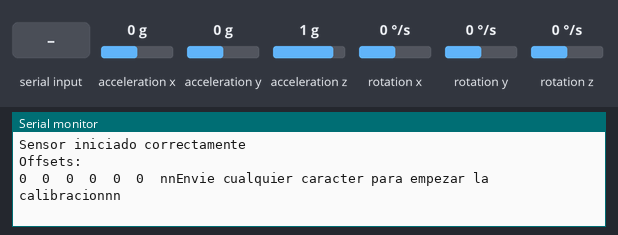
A sketch run on a simulated Arduino Uno, built with avr-gcc and run on an emulated ATmega328P. Parts: the last lines printed to the serial monitor. The test bench sets the inputs (shaded band); at power-on: acceleration x 0 g, acceleration y 0 g, acceleration z 1 g, rotation x 0 °/s, rotation y 0 °/s, rotation z 0 °/s.

Above: at 0.9 s.
1.0 s: "d" received over Serial
At 1.26 s:
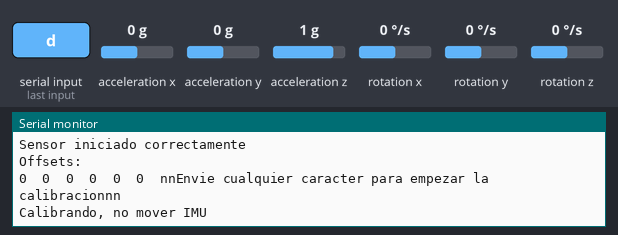
2.9 s: acceleration x set to -1.4 g
At 3.24 s:
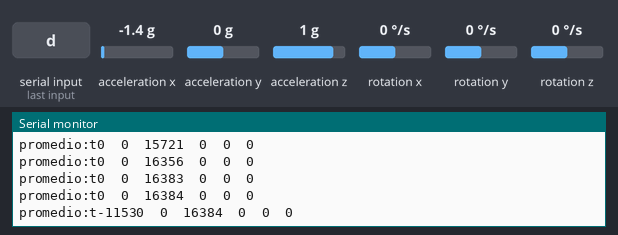
4.4 s: acceleration y set to -1.4 g
At 4.43 s:
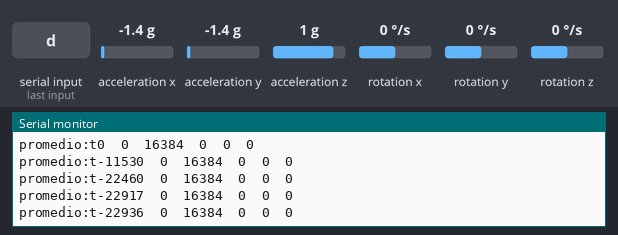
5.9 s: acceleration z set to -1.4 g
At 6.02 s:
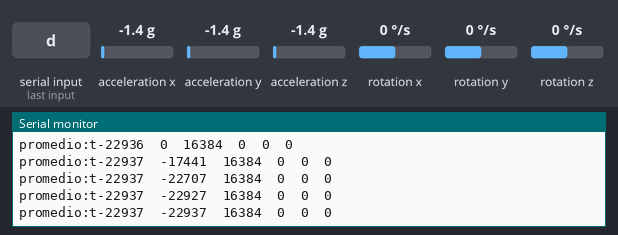
7.4 s: rotation x set to -192 °/s
At 7.61 s:
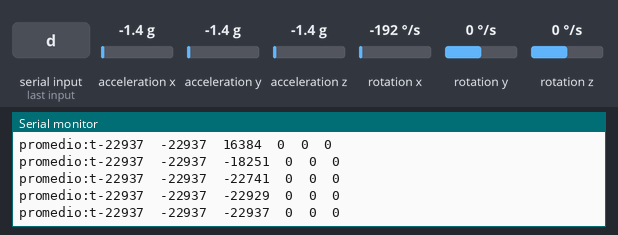
8.9 s: rotation y set to -192 °/s
At 9.2 s:
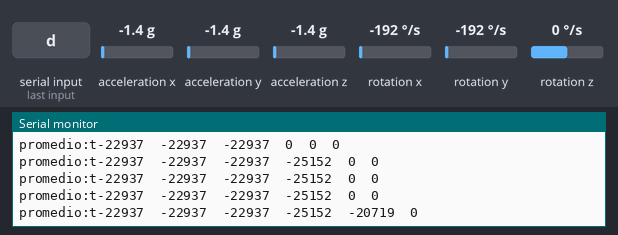
Timing chart, 0 to 11.4 s (numbered marks = the images above; inputs shaded):
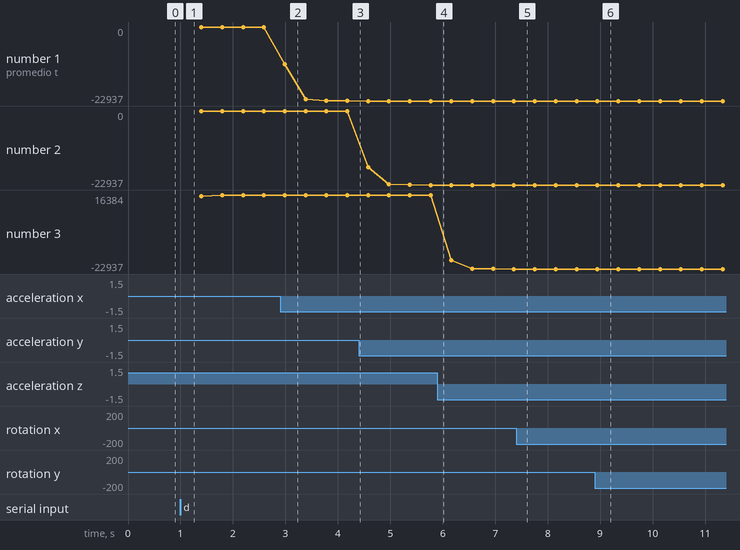

The sketch:

calibracion_mpu.ino
```cpp
// Librerias I2C para controlar el mpu6050
// la libreria MPU6050.h necesita I2Cdev.h, I2Cdev.h necesita Wire.h
#include "I2Cdev.h"
#include "MPU6050.h"
#include "Wire.h"

// La dirección del MPU6050 puede ser 0x68 o 0x69, dependiendo
// del estado de AD0. Si no se especifica, 0x68 estará implicito
MPU6050 sensor;

// Valores RAW (sin procesar) del acelerometro y giroscopio en los ejes x,y,z
int ax, ay, az;
int gx, gy, gz;

//Variables usadas por el filtro pasa bajos
long f_ax,f_ay, f_az;
int p_ax, p_ay, p_az;
long f_gx,f_gy, f_gz;
int p_gx, p_gy, p_gz;
int counter=0;

//Valor de los offsets
int ax_o,ay_o,az_o;
int gx_o,gy_o,gz_o;

void setup() {
  Serial.begin(57600);   //Iniciando puerto serial
  Wire.begin();           //Iniciando I2C
  sensor.initialize();    //Iniciando el sensor

  if (sensor.testConnection()) Serial.println("Sensor iniciado correctamente");

  // Leer los offset los offsets anteriores
  ax_o=sensor.getXAccelOffset();
  ay_o=sensor.getYAccelOffset();
  az_o=sensor.getZAccelOffset();
  gx_o=sensor.getXGyroOffset();
  gy_o=sensor.getYGyroOffset();
  gz_o=sensor.getZGyroOffset();

  Serial.println("Offsets:");
  Serial.print(ax_o); Serial.print("\t");
  Serial.print(ay_o); Serial.print("\t");
  Serial.print(az_o); Serial.print("\t");
  Serial.print(gx_o); Serial.print("\t");
  Serial.print(gy_o); Serial.print("\t");
  Serial.print(gz_o); Serial.print("\t");
  Serial.println("nnEnvie cualquier caracter para empezar la calibracionnn");
  // Espera un caracter para empezar a calibrar
  while (true){if (Serial.available()) break;}
  Serial.println("Calibrando, no mover IMU");

}

void loop() {
  // Leer las aceleraciones y velocidades angulares
  sensor.getAcceleration(&ax, &ay, &az);
  sensor.getRotation(&gx, &gy, &gz);

  // Filtrar las lecturas
  f_ax = f_ax-(f_ax>>5)+ax;
  p_ax = f_ax>>5;

  f_ay = f_ay-(f_ay>>5)+ay;
  p_ay = f_ay>>5;

  f_az = f_az-(f_az>>5)+az;
  p_az = f_az>>5;

  f_gx = f_gx-(f_gx>>3)+gx;
  p_gx = f_gx>>3;

  f_gy = f_gy-(f_gy>>3)+gy;
  p_gy = f_gy>>3;

  f_gz = f_gz-(f_gz>>3)+gz;
  p_gz = f_gz>>3;

  //Cada 100 lecturas corregir el offset
  if (counter==100){
    //Mostrar las lecturas separadas por un [tab]
    Serial.print("promedio:"); Serial.print("t");
    Serial.print(p_ax); Serial.print("\t");
    Serial.print(p_ay); Serial.print("\t");
    Serial.print(p_az); Serial.print("\t");
    Serial.print(p_gx); Serial.print("\t");
    Serial.print(p_gy); Serial.print("\t");
    Serial.println(p_gz);

    //Calibrar el acelerometro a 1g en el eje z (ajustar el offset)
    if (p_ax>0) ax_o--;
    else {ax_o++;}
    if (p_ay>0) ay_o--;
    else {ay_o++;}
    if (p_az-16384>0) az_o--;
    else {az_o++;}

    sensor.setXAccelOffset(ax_o);
    sensor.setYAccelOffset(ay_o);
    sensor.setZAccelOffset(az_o);

    //Calibrar el giroscopio a 0º/s en todos los ejes (ajustar el offset)
    if (p_gx>0) gx_o--;
    else {gx_o++;}
    if (p_gy>0) gy_o--;
    else {gy_o++;}
    if (p_gz>0) gz_o--;
    else {gz_o++;}

    sensor.setXGyroOffset(gx_o);
    sensor.setYGyroOffset(gy_o);
    sensor.setZGyroOffset(gz_o);

    counter=0;
  }
  counter++;
}
```

Measured:
- after the input at 1.0 s, the serial monitor: prints a new line at once (image 1)
- after the input at 2.9 s, the serial monitor: prints a new line after 0.09 s (image 2)
- after the input at 8.9 s, the serial monitor: prints a new line after 0.05 s (image 6)
- plotted number 1: 0 → -22936 after the input at 2.9 s
